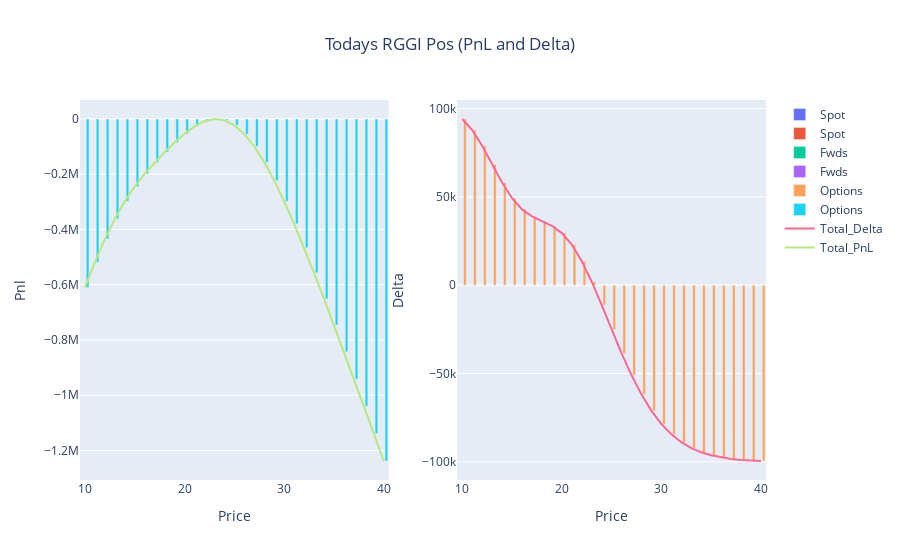

The cell this chart's notebook holds for it:
### Markdown cell above
# Today's Position

### Code cell
## USE THIS STYLE OF GRAPHING FOR TODAY DATE ENTRY ##
position_functions = Position_Reporting(positions, 'RGGI', current_date)
pnl, delta, theta, vega, value = position_functions.combine_frame()

fig_d = go.Figure()

fig_d.add_trace(go.Bar(x=delta.Price, y=delta.Spot, name='Spot', base=0))
fig_d.add_trace(go.Bar(x=delta.Price, y=delta.Fwds, name='Fwds', base=0))
fig_d.add_trace(go.Bar(x=delta.Price, y=delta.Options, name='Options', base=0))
fig_d.add_trace(go.Scatter(x=delta.Price, y=delta.Total_Delta, mode='lines', name='Total_Delta'))

#fig_d.update_layout(title='ACCU Delta Today', xaxis_title='Price', yaxis_title='Delta', barmode='stack')
#fig_d.show()

#~~~~~~~~~~~~~~~~~~~~~~~~~~~~~~~~~
fig_p = go.Figure()

fig_p.add_trace(go.Bar(x=pnl.Price, y=pnl.Spot, name='Spot', base=0))
fig_p.add_trace(go.Bar(x=pnl.Price, y=pnl.Fwds, name='Fwds', base=0))
fig_p.add_trace(go.Bar(x=pnl.Price, y=pnl.Options, name='Options', base=0))
fig_p.add_trace(go.Scatter(x=pnl.Price, y=pnl.Total_Pnl, mode='lines', name='Total_PnL'))

#fig_p.update_layout(title='ACCU PnL Today', xaxis_title='Price', yaxis_title='pnl', barmode='stack')
#fig_p.show()


#~~~~~~~~~~~~~~~~~~~~~~~~~~~~~~~
fig = make_subplots(rows=1, cols=2)
for i in range(0,len(fig_d.data)):
    fig.add_trace(fig_d.data[i], row=1, col=2)
    fig.add_trace(fig_p.data[i], row=1, col=1)
    
#fig.update_layout(title={'text': 'Todays RGGI Pos (PnL and Delta)','x': 0.5,'xanchor': 'center'}, barmode='stack')
fig.update_layout(title={'text': 'Todays RGGI Pos (PnL and Delta)','x': 0.5,'xanchor': 'center'})

fig.update_xaxes(title_text="Price", row=1, col=1)
fig.update_yaxes(title_text="Pnl", row=1, col=1)
fig.update_xaxes(title_text="Price", row=1, col=2)
fig.update_yaxes(title_text="Delta", row=1, col=2)    
fig.show()

### Figure 1 — Plotly figure (JSON) as saved in the notebook; plotly's stock layout.template omitted (floating-point values rounded to 4 significant figures)
{"data": [{"base": 0, "name": "Spot", "type": "bar", "x": [10, 11, 12, 13, 14, 15, 16, 17, 18, 19, 20, 21, 22, 23, 24, 25, 26, 27, 28, 29, 30, 31, 32, 33, 34, 35, 36, 37, 38, 39, 40], "xaxis": "x2", "y": [0, 0, 0, 0, 0, 0, 0, 0, 0, 0, 0, 0, 0, 0, 0, 0, 0, 0, 0, 0, 0, 0, 0, 0, 0, 0, 0, 0, 0, 0, 0], "yaxis": "y2"}, {"base": 0, "name": "Spot", "type": "bar", "x": [10, 11, 12, 13, 14, 15, 16, 17, 18, 19, 20, 21, 22, 23, 24, 25, 26, 27, 28, 29, 30, 31, 32, 33, 34, 35, 36, 37, 38, 39, 40], "xaxis": "x", "y": [0, 0, 0, 0, 0, 0, 0, 0, 0, 0, 0, 0, 0, 0, 0, 0, 0, 0, 0, 0, 0, 0, 0, 0, 0, 0, 0, 0, 0, 0, 0], "yaxis": "y"}, {"base": 0, "name": "Fwds", "type": "bar", "x": [10, 11, 12, 13, 14, 15, 16, 17, 18, 19, 20, 21, 22, 23, 24, 25, 26, 27, 28, 29, 30, 31, 32, 33, 34, 35, 36, 37, 38, 39, 40], "xaxis": "x2", "y": [0, 0, 0, 0, 0, 0, 0, 0, 0, 0, 0, 0, 0, 0, 0, 0, 0, 0, 0, 0, 0, 0, 0, 0, 0, 0, 0, 0, 0, 0, 0], "yaxis": "y2"}, {"base": 0, "name": "Fwds", "type": "bar", "x": [10, 11, 12, 13, 14, 15, 16, 17, 18, 19, 20, 21, 22, 23, 24, 25, 26, 27, 28, 29, 30, 31, 32, 33, 34, 35, 36, 37, 38, 39, 40], "xaxis": "x", "y": [0, 0, 0, 0, 0, 0, 0, 0, 0, 0, 0, 0, 0, 0, 0, 0, 0, 0, 0, 0, 0, 0, 0, 0, 0, 0, 0, 0, 0, 0, 0], "yaxis": "y"}, {"base": 0, "name": "Options", "type": "bar", "x": [10, 11, 12, 13, 14, 15, 16, 17, 18, 19, 20, 21, 22, 23, 24, 25, 26, 27, 28, 29, 30, 31, 32, 33, 34, 35, 36, 37, 38, 39, 40], "xaxis": "x2", "y": [94140.0, 87850.0, 78970.0, 68530.0, 58120.0, 49300.0, 42950.0, 38970.0, 36360.0, 33690.0, 29530.0, 22950.0, 13650.0, 1987.0, -11250.0, -25080.0, -38580.0, -51030.0, -61950.0, -71140.0, -78590.0, -84440.0, -88900.0, -92210.0, -94620.0, -96340.0, -97540.0, -98360.0, -98920.0, -99300.0, -99550.0], "yaxis": "y2"}, {"base": 0, "name": "Options", "type": "bar", "x": [10, 11, 12, 13, 14, 15, 16, 17, 18, 19, 20, 21, 22, 23, 24, 25, 26, 27, 28, 29, 30, 31, 32, 33, 34, 35, 36, 37, 38, 39, 40], "xaxis": "x", "y": [-609600.0, -518400.0, -434800.0, -361000.0, -297700.0, -244200.0, -198300.0, -157500.0, -119900.0, -84800.0, -53020.0, -26550.0, -8033.0, -46.71, -4584.0, -22740.0, -54630.0, -99540.0, -156200.0, -222900.0, -297900.0, -379500.0, -466300.0, -556900.0, -650400.0, -746000.0, -842900.0, -940900.0, -1040000.0, -1139000.0, -1238000.0], "yaxis": "y"}, {"mode": "lines", "name": "Total_Delta", "type": "scatter", "x": [10, 11, 12, 13, 14, 15, 16, 17, 18, 19, 20, 21, 22, 23, 24, 25, 26, 27, 28, 29, 30, 31, 32, 33, 34, 35, 36, 37, 38, 39, 40], "xaxis": "x2", "y": [94140.0, 87850.0, 78970.0, 68530.0, 58120.0, 49300.0, 42950.0, 38970.0, 36360.0, 33690.0, 29530.0, 22950.0, 13650.0, 1987.0, -11250.0, -25080.0, -38580.0, -51030.0, -61950.0, -71140.0, -78590.0, -84440.0, -88900.0, -92210.0, -94620.0, -96340.0, -97540.0, -98360.0, -98920.0, -99300.0, -99550.0], "yaxis": "y2"}, {"mode": "lines", "name": "Total_PnL", "type": "scatter", "x": [10, 11, 12, 13, 14, 15, 16, 17, 18, 19, 20, 21, 22, 23, 24, 25, 26, 27, 28, 29, 30, 31, 32, 33, 34, 35, 36, 37, 38, 39, 40], "xaxis": "x", "y": [-609600.0, -518400.0, -434800.0, -361000.0, -297700.0, -244200.0, -198300.0, -157500.0, -119900.0, -84800.0, -53020.0, -26550.0, -8033.0, -46.71, -4584.0, -22740.0, -54630.0, -99540.0, -156200.0, -222900.0, -297900.0, -379500.0, -466300.0, -556900.0, -650400.0, -746000.0, -842900.0, -940900.0, -1040000.0, -1139000.0, -1238000.0], "yaxis": "y"}], "layout": {"autosize": true, "title": {"text": "Todays RGGI Pos (PnL and Delta)", "x": 0.5, "xanchor": "center"}, "xaxis": {"anchor": "y", "autorange": true, "domain": [0, 0.45], "range": [9.5, 40.5], "title": {"text": "Price"}, "type": "linear"}, "xaxis2": {"anchor": "y2", "autorange": true, "domain": [0.55, 1], "range": [9.5, 40.5], "title": {"text": "Price"}, "type": "linear"}, "yaxis": {"anchor": "x", "autorange": true, "domain": [0, 1], "range": [-1307000.0, 68730.0], "title": {"text": "Pnl"}, "type": "linear"}, "yaxis2": {"anchor": "x2", "autorange": true, "domain": [0, 1], "range": [-110300.0, 104900.0], "title": {"text": "Delta"}, "type": "linear"}}}
